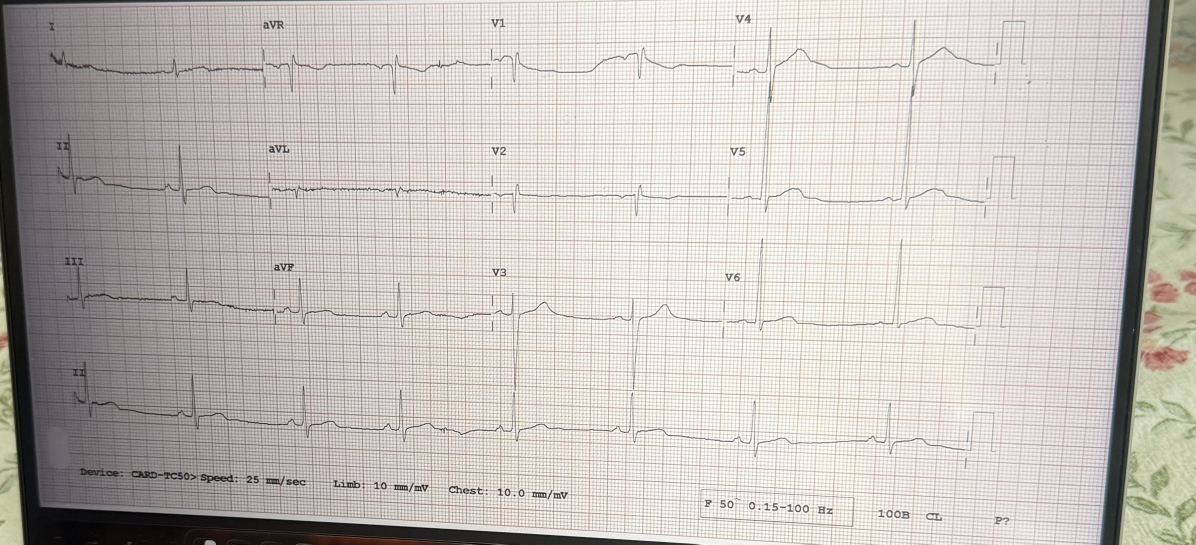
#> input picture preprocessing/clean_ecg.jpg, 3587 x 1633 px (shown at 1/3 size)
$ python evaluate_photos.py . --output out.png
#> lines starting #> are read from the running program, lines starting #| are printed output that depends on the picture; after the words box and inside, x2 and y2 are one past the last pixel; in counts of white or black regions, pixels touching at a corner belong together
### preprocessing/preprocess.py
import sys
import cv2
import numpy as np

def order_points(pts):
    #Sort 4 corners into: top-left, top-right, bottom-right, bottom-left
    rect = np.zeros((4, 2), dtype="float32")
    s = pts.sum(axis=1)
    rect[0] = pts[np.argmin(s)]
    rect[2] = pts[np.argmax(s)]
    d = np.diff(pts, axis=1)
    rect[1] = pts[np.argmin(d)]
    rect[3] = pts[np.argmax(d)]
    return rect

def find_boundary(img):
    #look for the largest 4-sided shape (the EKG paper or screen)
    gray = cv2.cvtColor(img, cv2.COLOR_BGR2GRAY)
    blur = cv2.GaussianBlur(gray, (5, 5), 0)

    #ignore shapes samller than 20% of the photo
    min_area = 0.2 * img.shape[0] * img.shape[1]

    #median brightness to tell us how dark or bright photo is
    #dark photos need lower edge thresholds to still show edges
    med = float(np.median(blur))
    auto = (int(max(0, 0.66 * med)), int(min(255, 1.33 * med)))

    #try several edge sensitivities, strictest first. we stop at the first one that finds the paper.
    for low, high in [(50, 150), auto, (10, 40)]:
        edges = cv2.Canny(blur, low, high)
        edges = cv2.dilate(edges, np.ones((3, 3), np.uint8), iterations=2)
        contours, _ = cv2.findContours(edges, cv2.RETR_LIST, cv2.CHAIN_APPROX_SIMPLE)
        contours = sorted(contours, key=cv2.contourArea, reverse=True)[:5]

        for c in contours:
            #convex hull wraps shape in tight rubber band, smooths out bumps from shadows or glare on edge
            hull = cv2.convexHull(c)
            peri = cv2.arcLength(hull, True)

            #try progressively looser corner simplification (0.02 to 0.08) until shape reduces to exactly 4 corners
            for eps in (0.02, 0.03):
                approx = cv2.approxPolyDP(hull, eps * peri, True)
                if len(approx) == 4:
                    if cv2.contourArea(approx) > min_area:
                        return approx.reshape(4, 2).astype("float32")
                    break

    return None


def warp(img, pts):
    #perspective transform turn the angled quad into a flat rectangle
    rect = order_points(pts)
    tl, tr, br, bl = rect
    w = int(max(np.linalg.norm(br - bl), np.linalg.norm(tr - tl)))
    h = int(max(np.linalg.norm(tr - br), np.linalg.norm(tl - bl)))
    dst = np.array([[0, 0], [w - 1, 0], [w - 1, h - 1], [0, h - 1]], dtype="float32")
    M = cv2.getPerspectiveTransform(rect, dst)
    return cv2.warpPerspective(img, M, (w, h))

# [24 lines left out: functions normalize_lighting, preprocess, not called in this run]

# [9 lines that do not run on import are left out]

### preprocessing/quality.py
"""Lead-label evidence with conservative acceptance and explicit uncertainty."""

from dataclasses import dataclass

import cv2
import numpy as np


LEADS = ("I", "II", "III", "aVR", "aVL", "aVF", "V1", "V2", "V3", "V4", "V5", "V6")


@dataclass(frozen=True)
class QualityResult:
    accepted: bool
    reasons: tuple[str, ...]
    detected_leads: tuple[str, ...] = ()
    missing_leads: tuple[str, ...] = ()
    uncertain_leads: tuple[str, ...] = ()
    rotation_degrees: int = 0
    ocr_timed_out: bool = False


def _read_labels(image):
    from lead_ocr import read_labels
    return read_labels(image)


def check_scan_quality(
    image, *, expected_leads=LEADS, min_confidence=70.0,
    min_short_side=600, min_label_height=10, ocr=None,
):
    """Check a cropped/rectified ECG before contrast enhancement.

    Input is a uint8 grayscale or OpenCV BGR image. All expected labels must
    appear as exact OCR tokens, with confidence >= min_confidence (0..100)
    and sufficient original pixel height. No ambiguous I/1/l substitutions.
    ``ocr`` optionally accepts an image and returns Tesseract-style data.

    Rejection means label readability was not established, not proof of a bad
    scan. OCR is fallible; this does not verify lead positions or waveform quality.
    Missing/broken OCR raises RuntimeError rather than misreporting poor quality.
    """
    expected_leads = tuple(expected_leads)
    if (not expected_leads or len(set(expected_leads)) != len(expected_leads)
            or any(lead not in LEADS for lead in expected_leads)):
        raise ValueError("expected_leads must be a nonempty unique subset of LEADS")
    if not 0 <= min_confidence <= 100:
        raise ValueError("min_confidence must be in [0, 100]")
    if min_short_side < 1 or min_label_height < 1:
        raise ValueError("Minimum pixel dimensions must be positive")
    if (not isinstance(image, np.ndarray) or image.dtype != np.uint8
            or image.size == 0 or image.ndim not in (2, 3)
            or (image.ndim == 3 and image.shape[2] != 3)):
        return QualityResult(False, ("invalid_image",), missing_leads=expected_leads)
    if min(image.shape[:2]) < min_short_side:
        return QualityResult(False, ("resolution_too_low",), missing_leads=expected_leads)

    gray = cv2.cvtColor(image, cv2.COLOR_BGR2GRAY) if image.ndim == 3 else image
    if int(gray.max()) - int(gray.min()) < 15:
        return QualityResult(False, ("insufficient_contrast",), missing_leads=expected_leads)
    try:
        data = ocr(gray) if ocr is not None else _read_labels(image)
    except (ImportError, OSError, RuntimeError) as exc:
        raise RuntimeError("Lead-label OCR unavailable or failed; scan was not assessed") from exc

    canonical = {lead.upper(): lead for lead in LEADS}
    detected = set()
    uncertain = set()
    for text, confidence, height in zip(data["text"], data["conf"], data["height"]):
        # Allow surrounding punctuation/case, but never turn arbitrary text into a lead.
        token = text.strip(" \t\r\n:;,.()[]'\"‘’“”").upper()
        lead = canonical.get(token)
        if (lead is not None and float(confidence) >= min_confidence
                and float(height) >= min_label_height):
            detected.add(lead)
        elif lead is not None and float(confidence) >= 35:
            uncertain.add(lead)
    missing = tuple(lead for lead in expected_leads if lead not in detected)
    return QualityResult(
        not missing, ("lead_labels_unreadable_or_missing",) if missing else (),
        tuple(lead for lead in LEADS if lead in detected), missing,
        tuple(lead for lead in LEADS if lead in uncertain and lead not in detected),
        int(data.get("rotation_degrees", 0)), bool(data.get("ocr_timed_out", False)),
    )

### preprocessing/lead_ocr.py
"""Bounded, local Tesseract passes for small labels among ECG grid lines."""

import time

import cv2
import numpy as np

LEAD_TOKENS = {"I", "II", "III", "AVR", "AVL", "AVF", "V1", "V2", "V3", "V4", "V5", "V6"}


def token(text):
    return text.strip(" \t\r\n:;,.()[]'\"‘’“”").upper()


def foreground(image):
    """Suppress light grid/background; retain text-sized dark components."""
    channel = image[:, :, 2] if image.ndim == 3 else image
    background = cv2.GaussianBlur(channel, (0, 0), 15)
    flat = cv2.divide(channel, background, scale=255)
    mask = (flat < 110).astype(np.uint8) * 255
    count, labels, stats, _ = cv2.connectedComponentsWithStats(mask)
    keep = np.zeros(count, np.uint8)
    for index, (_, _, width, height, area) in enumerate(stats[1:], 1):
        if 8 <= height <= 90 and 2 <= width <= 250 and area > 12 and .07 < area / (width * height) < .95:
            keep[index] = 255
    return 255 - keep[labels]


# [15 lines left out: function blue_foreground, not called in this run]


def rotate(image, degrees):
    return np.ascontiguousarray(np.rot90(image, -(degrees // 90)))


def read_labels(image, *, budget_seconds=28, regions=None):
    import pytesseract

    deadline = time.monotonic() + budget_seconds
    scale = min(1.0, 3000 / max(image.shape[:2]))
    working = cv2.resize(image, None, fx=scale, fy=scale, interpolation=cv2.INTER_AREA) if scale < 1 else image
    filtered = foreground(working)
    attempts = []
    detections = []
    timed_out = False

    def read(view, degrees, psm, enlargement=1.0):
        nonlocal timed_out
        remaining = deadline - time.monotonic()
        if remaining < .2:
            timed_out = True
            return None
        try:
            data = pytesseract.image_to_data(
                view, config=f"--psm {psm} -c load_system_dawg=0 -c load_freq_dawg=0",
                output_type=pytesseract.Output.DICT, timeout=min(6, remaining),
            )
        except RuntimeError as exc:
            if "timeout" not in str(exc).lower():
                raise
            timed_out = True
            return None
        data = dict(data)
        # Preserve localized evidence in the caller's original image frame.
        factor = scale * enlargement
        for i, word in enumerate(data["text"]):
            name = token(word)
            if name not in LEAD_TOKENS or float(data["conf"][i]) < 35:
                continue
            if not all(key in data for key in ("left", "top", "width", "height")):
                continue
            x, y, w, h = [float(data[key][i]) / factor
                          for key in ("left", "top", "width", "height")]
            ih, iw = image.shape[:2]
            box = {0: [x, y, w, h], 90: [y, ih-x-w, h, w],
                   180: [iw-x-w, ih-y-h, w, h],
                   270: [iw-y-h, x, h, w]}[degrees]
            detections.append((degrees, {"lead": name, "confidence": float(data["conf"][i]),
                                         "height": h, "box": box}))
        data["height"] = [float(height) / (scale * enlargement) for height in data["height"]]
        attempts.append((degrees, data))
        return data

    # [9 lines left out: function score, not called in this run]

    # Check each orientation independently; never combine labels across rotations.
    orientations = []
    for degrees in (0, 90, 270, 180):
        data = read(rotate(filtered, degrees), degrees, 11)
        if data is not None:
            orientations.append((score(data), degrees))
    if not orientations:
        raise RuntimeError("OCR timed out before an orientation could be assessed")
    _, degrees = max(orientations, key=lambda pair: pair[0])
    upright = rotate(working, degrees)
    blue = blue_foreground(upright)
    if blue is not None:
        read(blue, degrees, 11)
        read(blue, degrees, 6)
    gray = cv2.cvtColor(upright, cv2.COLOR_BGR2GRAY) if upright.ndim == 3 else upright
    read(gray, degrees, 11)
    # Small printed glyphs are often legible but below Tesseract's useful
    # character size. Enlarge the same evidence; do not lower confidence or
    # infer labels. Keep the input and height checks in original pixels.
    selected = rotate(filtered, degrees)
    for enlargement in (2, 3):
        confirmed = {
            token(word)
            for angle, data in attempts if angle == degrees
            for word, confidence, height in zip(data["text"], data["conf"], data["height"])
            if float(confidence) >= 70 and height >= 10
        }
        if LEAD_TOKENS <= confirmed:
            break
        if deadline - time.monotonic() < .2:
            timed_out = True
            break
        # Bound memory and runtime on high-resolution phone photographs.
        if selected.size * enlargement ** 2 > 12_000_000:
            break
        enlarged = cv2.resize(selected, None, fx=enlargement, fy=enlargement,
                              interpolation=cv2.INTER_LINEAR)
        read(enlarged, degrees, 11, enlargement)
    merged = {"text": [], "conf": [], "height": [], "rotation_degrees": degrees, "ocr_timed_out": timed_out}
    for angle, data in attempts:
        if angle == degrees:
            for key in ("text", "conf", "height"):
                merged[key].extend(data[key])
    merged["detections"] = [item for angle, item in detections if angle == degrees]
    merged["coordinate_space"] = "input_pixels"
    if regions is not None:
        from region_ocr import refine_labels
        merged = refine_labels(image, regions, merged,
                               budget_seconds=max(0, min(20, deadline-time.monotonic())))
    return merged

### preprocessing/evaluate_photos.py
"""Report OCR coverage on local photos; this is not an accuracy benchmark."""

import argparse
from concurrent.futures import ThreadPoolExecutor
from dataclasses import asdict
import json
import os
from pathlib import Path
import time

os.environ.setdefault("OMP_THREAD_LIMIT", "1")
import cv2

from preprocess import find_boundary, warp
from quality import check_scan_quality


def evaluate(path):
    start = time.monotonic()
    result = {"file": path.name}
    try:
        image = cv2.imread(str(path))
        if image is None:
            raise ValueError("Could not decode image")
        points = find_boundary(image)
        rectified = warp(image, points) if points is not None else image
        result.update(asdict(check_scan_quality(rectified)))
        result["boundary_found"] = points is not None
        result["shape"] = list(rectified.shape[:2])
    except (ValueError, RuntimeError, cv2.error) as exc:
        result["error"] = str(exc)
    result["seconds"] = round(time.monotonic() - start, 2)
    return result


def main():
    parser = argparse.ArgumentParser(description=__doc__)
    parser.add_argument("folder", type=Path)
    parser.add_argument("--output", type=Path, required=True)
    parser.add_argument("--workers", type=int, choices=range(1, 5), default=1)
    args = parser.parse_args()
    paths = sorted(p for p in args.folder.iterdir() if p.suffix.lower() in {".jpg", ".jpeg", ".png"})
    if not paths:
        parser.error("No JPEG or PNG images found")
    with ThreadPoolExecutor(max_workers=args.workers) as pool:
        results = list(pool.map(evaluate, paths))
#> in evaluate, image is the input picture: shape (1633, 3587, 3); mean B, G, R 186, 191, 196.4
#> in find_boundary, `gray = cv2.cvtColor(img, cv2.COLOR_BGR2GRAY)`:
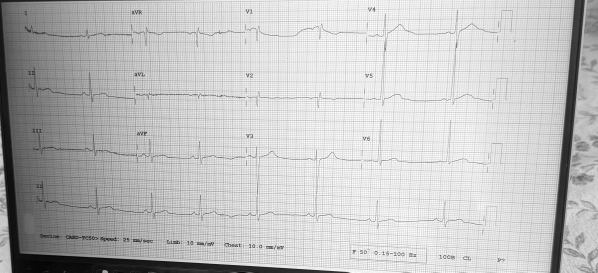
#> gray: shape (1633, 3587) (shown at 1/6 size); min 0, max 255, mean 192
#> in find_boundary, `med = float(np.median(blur))`: med = 210
#> in find_boundary, `auto = (int(max(0, 0.66 * med)), int(min(255, 1.33 * med)))`: auto = (138, 255)
#> the loop in find_boundary, `for low, high in [(50, 150), auto, (10, 40)]:` made 1 pass
#> (low, high) on pass 1: (50, 150)
#> pass 1, in find_boundary, `edges = cv2.Canny(blur, low, high)`:
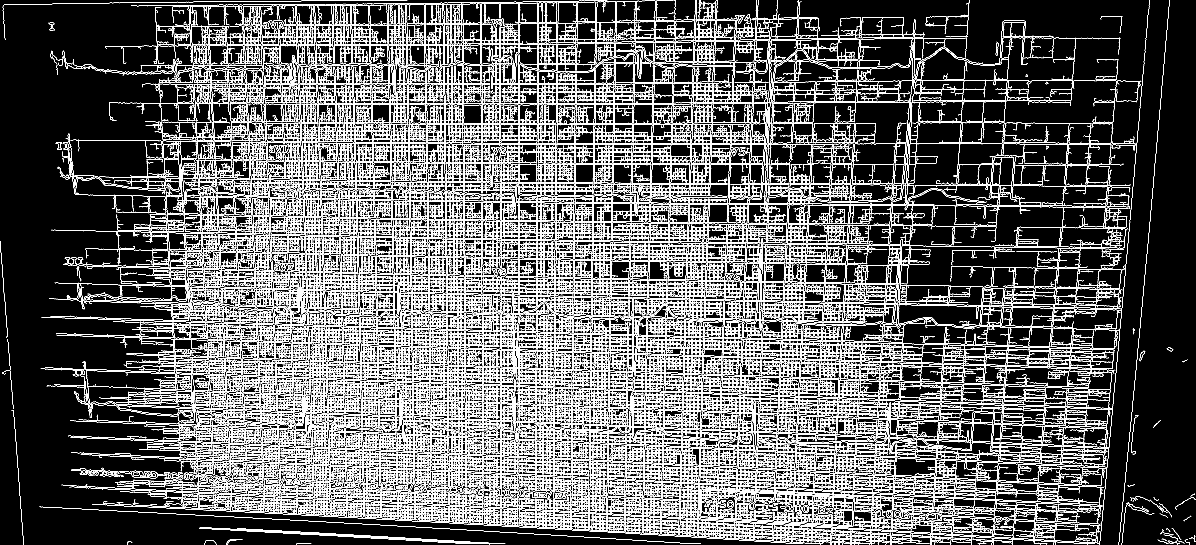
#> edges: shape (1633, 3587) (shown at 1/3 size); 15.6% white in thin lines or dots
#> pass 1, in find_boundary, `edges = cv2.dilate(edges, np.ones((3, 3), np.uint8), iterations=2)`:
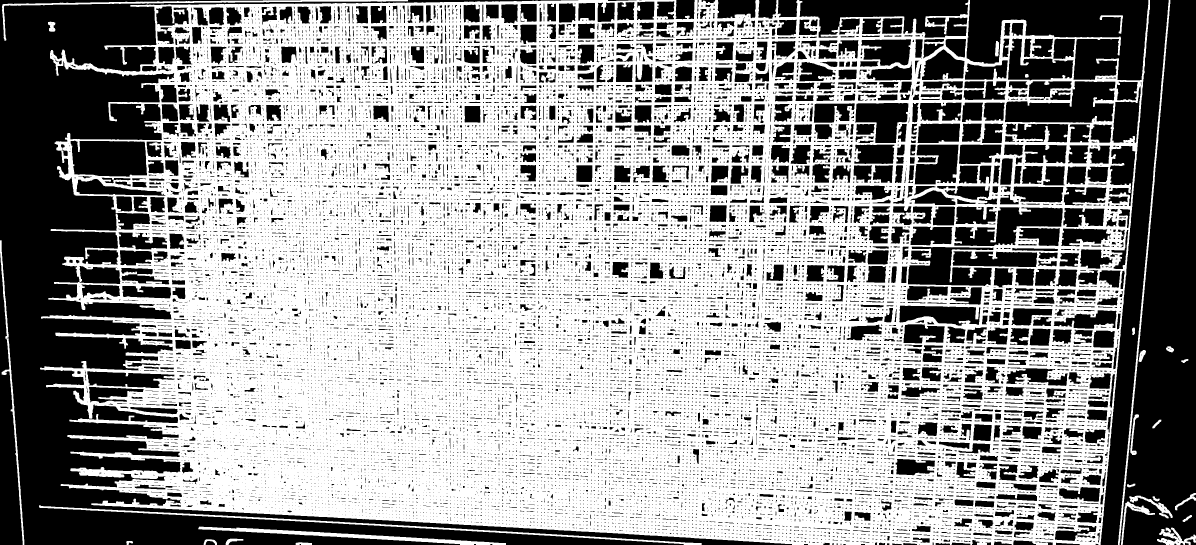
#> edges: shape (1633, 3587) (shown at 1/3 size); 58.9% white; 19937 black regions (15858 under 20 px), largest, box (x1, y1, x2, y2) and area: (0, 0, 2376, 1633) 657380, (3359, 0, 3587, 1633) 234723, (3302, 0, 3506, 1633) 88109
#> in evaluate, `points = find_boundary(image)`: points = [[3449, 0], [3301, 1632], [182, 1457], [150, 159]]
#> in order_points, `s = pts.sum(axis=1)`: s = [3449, 4933, 1639, 309]
#> in order_points, `d = np.diff(pts, axis=1)`: d = [-3449, -1669, 1275, 9]
#> in warp, `rect = order_points(pts)`: rect = [[150, 159], [3449, 0], [3301, 1632], [182, 1457]]
#> in warp, `tl, tr, br, bl = rect`: tl = [150, 159]; tr = [3449, 0]; br = [3301, 1632]; bl = [182, 1457]
#> in warp, `w = int(max(np.linalg.norm(br - bl), np.linalg.norm(tr - tl)))`: w = 3302
#> in warp, `h = int(max(np.linalg.norm(tr - br), np.linalg.norm(tl - bl)))`: h = 1638
#> in warp, `dst = np.array([[0, 0], [w - 1, 0], [w - 1, h - 1], [0, h - 1]], dtype..`: dst = [[0, 0], [3301, 0], [3301, 1637], [0, 1637]]
#> in warp, `M = cv2.getPerspectiveTransform(rect, dst)`: M = [[1.27, -0.0314, -185.9], [0.0583, 1.21, -201], [7.92e-05, -3.73e-05, 1]]
#> in warp, `return cv2.warpPerspective(img, M, (w, h))`:
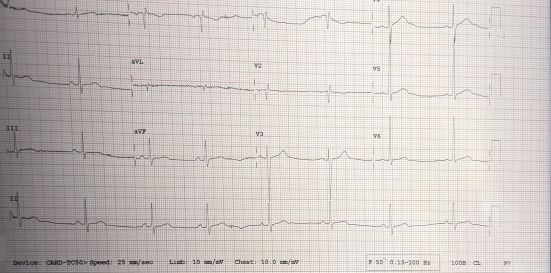
#> returned value: shape (1638, 3302, 3) (shown at 1/6 size); mean of channels 0, 1, 2 194.5, 198.5, 204.7; drawn as B, G, R
#> in check_scan_quality, `expected_leads = tuple(expected_leads)`: expected_leads = ('I', 'II', 'III', 'aVR', 'aVL', 'aVF', 'V1', 'V2', 'V3', 'V4', 'V5', 'V6')
#> in foreground, `background = cv2.GaussianBlur(channel, (0, 0), 15)`:
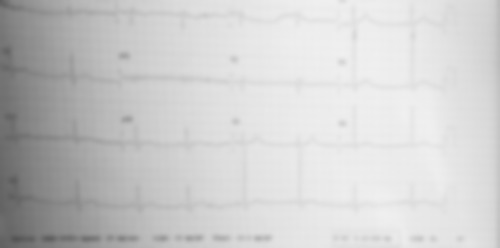
#> background: shape (1488, 3000) (shown at 1/6 size); min 85, max 240, mean 204.7
#> in foreground, `mask = (flat < 110).astype(np.uint8) * 255`:
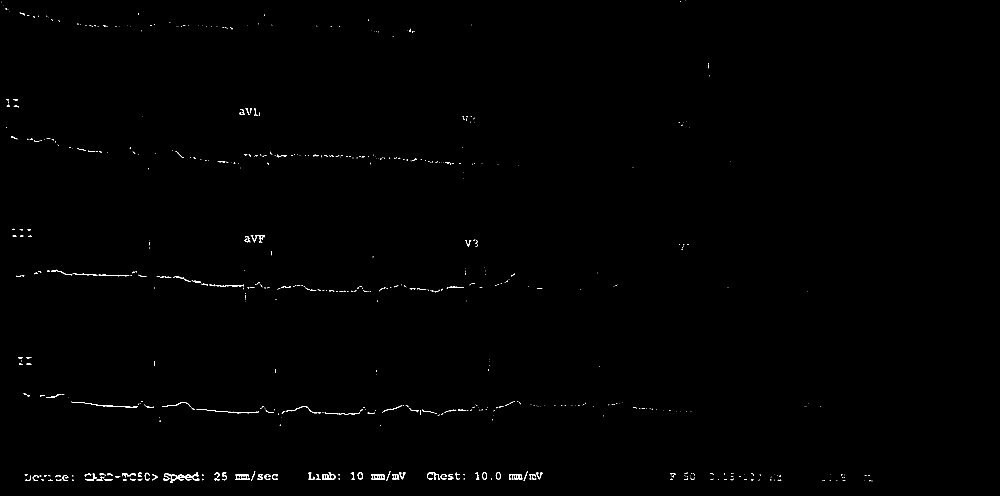
#> mask: shape (1488, 3000) (shown at 1/3 size); 0.32% white in thin lines or dots, all inside (x1, y1, x2, y2) = (5, 0, 2617, 1448)
#> in foreground, `count, labels, stats, _ = cv2.connectedComponentsWithStats(mask)`: count = 586; stats = 586 rows, first 6: [0, 0, 3000, 1488, 4449717], [2055, 0, 1, 1, 1], [2042, 3, 1, 3, 3], [5, 5, 1, 2, 2], [10, 15, 1, 1, 1], [17, 25, 5, 5, 16]
#> the loop in foreground, `for index, (_, _, width, height, area) in enumerate(stats[1:], 1):` made 585 passes
#> (width, height, area) on pass 8: (15, 8, 49)
#> after the loop in foreground, `for index, (_, _, width, height, area) in enumerate(stats[1:], 1):`: keep = 586 values, max 255 at index 8, min 0 at index 0, mean 35.25
#> in foreground, `return 255 - keep[labels]`:
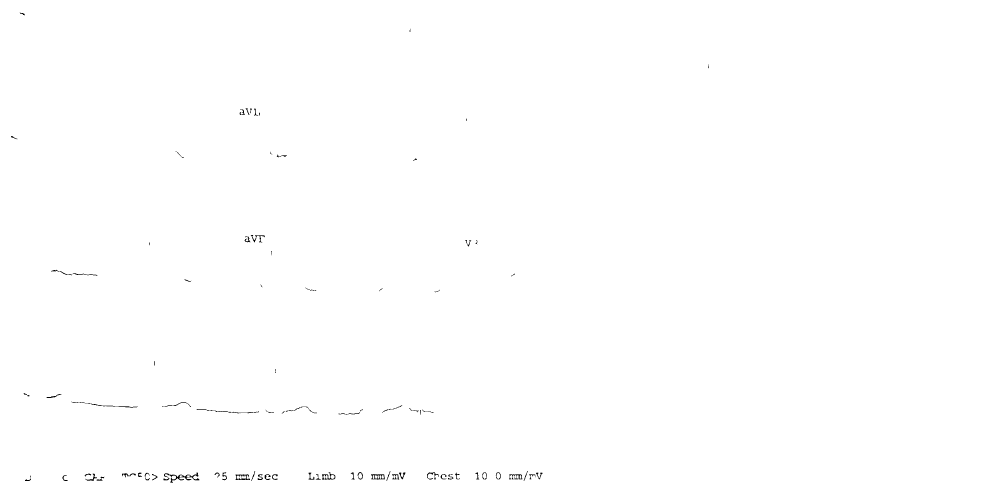
#> returned value: shape (1488, 3000) (shown at 1/3 size); 99.8% white; black in thin lines or dots, all inside (x1, y1, x2, y2) = (33, 38, 2127, 1448)
#> the loop in read_labels, `for degrees in (0, 90, 270, 180):` made 1 pass
#> remaining in read on pass 1: 26.96
#> after the loop in read_labels, `for degrees in (0, 90, 270, 180):`: orientations = []
#> (the call stopped at in read, `data = pytesseract.image_to_data( view, config=f"--psm {psm} -c load_s..`: pytesseract is not available in this run)
#> results = 1 item
    summary = {
        "images": len(results),
        "images_with_confirmed_labels": sum(bool(r.get("detected_leads")) for r in results),
        "passes": sum(r.get("accepted", False) for r in results),
        "errors": sum("error" in r for r in results),
        "note": "Detection counts are not recognition accuracy. No ground-truth labels were supplied.",
    }
    args.output.parent.mkdir(parents=True, exist_ok=True)
    args.output.write_text(json.dumps({"summary": summary, "images": results}, indent=2) + "\n")
    print(json.dumps(summary, indent=2))
#| {
#|   "images": 1,
#|   "images_with_confirmed_labels": 0,
#|   "passes": 0,
#|   "errors": 0,
#|   "note": "Detection counts are not recognition accuracy. No ground-truth labels were supplied."
#> (further printed lines are left out)


if __name__ == "__main__":
    main()
